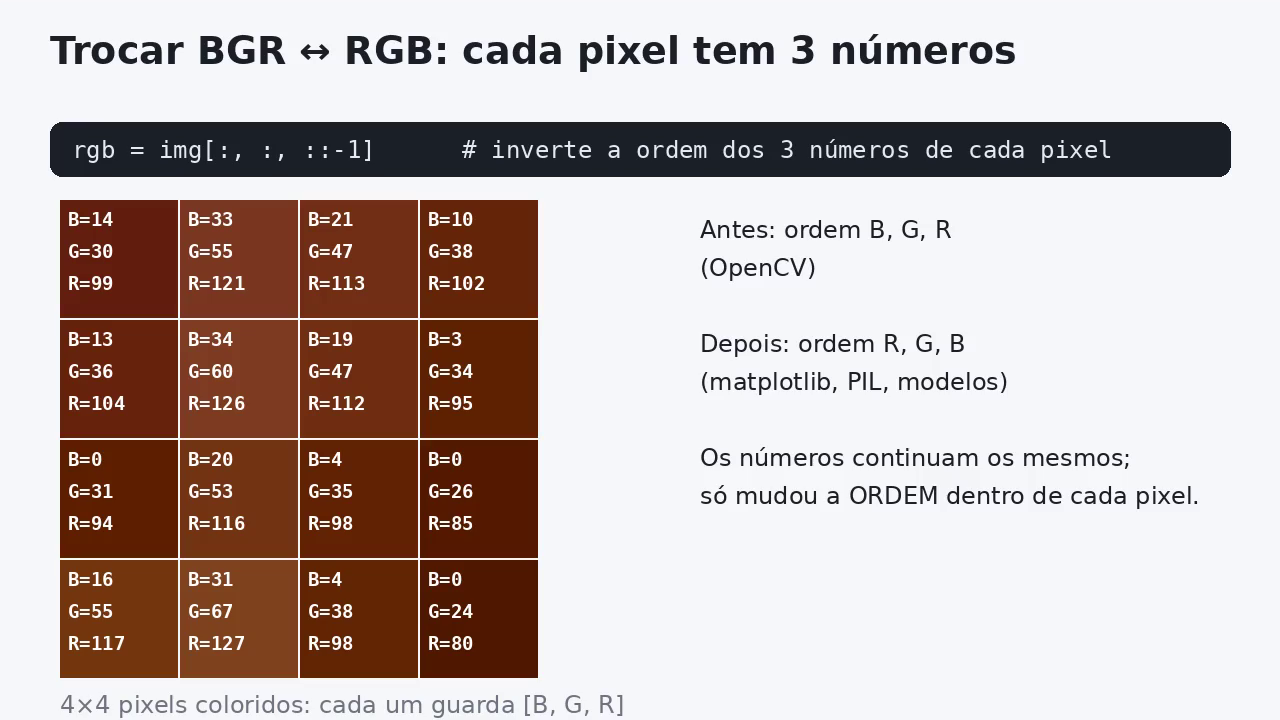
#> input picture frame 22 of 00_aula/animacoes/videos/bgr_rgb.mp4, 1280 x 720 px, given in place of dog.mp4, which was not available
$ python rescale_resize.py
#> lines starting #> are read from the running program, lines starting #| are printed output that depends on the picture
#> further down, frame is the input picture: shape (720, 1280, 3); mean B, G, R 177, 180.5, 194
"""Redimensionando imagens, vídeos e (opcionalmente) a resolução da webcam."""
from pathlib import Path

import cv2 as cv

RESOURCES = Path(__file__).resolve().parents[1] / "resources"


def rescale_frame(frame, scale=0.75):
    """Funciona para imagens, vídeos e vídeo ao vivo."""
#> called with scale = 0.2
    width = int(frame.shape[1] * scale)
#> width = 256
    height = int(frame.shape[0] * scale)
#> height = 144

    dimensions = (width, height)
#> dimensions = (256, 144)

    # INTER_AREA é a melhor opção para reduzir imagens
    return cv.resize(frame, dimensions, interpolation=cv.INTER_AREA)
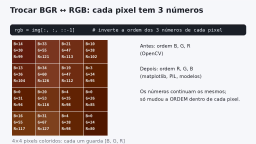
#> returned value: shape (144, 256, 3); mean of channels 0, 1, 2 176.9, 180.5, 194; drawn as B, G, R


def change_res(capture, width, height):
    """Só funciona com vídeo ao vivo (webcam), não com arquivos: cv.VideoCapture(0)."""
    capture.set(cv.CAP_PROP_FRAME_WIDTH, width)
    capture.set(cv.CAP_PROP_FRAME_HEIGHT, height)


# Lendo um vídeo
capture = cv.VideoCapture(str(RESOURCES / "videos" / "dog.mp4"))
if not capture.isOpened():
    raise SystemExit("Não foi possível abrir o vídeo.")

while True:
    is_true, frame = capture.read()
    if not is_true:  # fim do vídeo
        break

    frame_resized = rescale_frame(frame, scale=0.2)

    cv.imshow("Video", frame)
    cv.imshow("Video redimensionado", frame_resized)

    if cv.waitKey(20) & 0xFF == ord("d"):
#> (key Esc is pressed here)
        break

capture.release()
cv.destroyAllWindows()

$ run again, starting later in the video
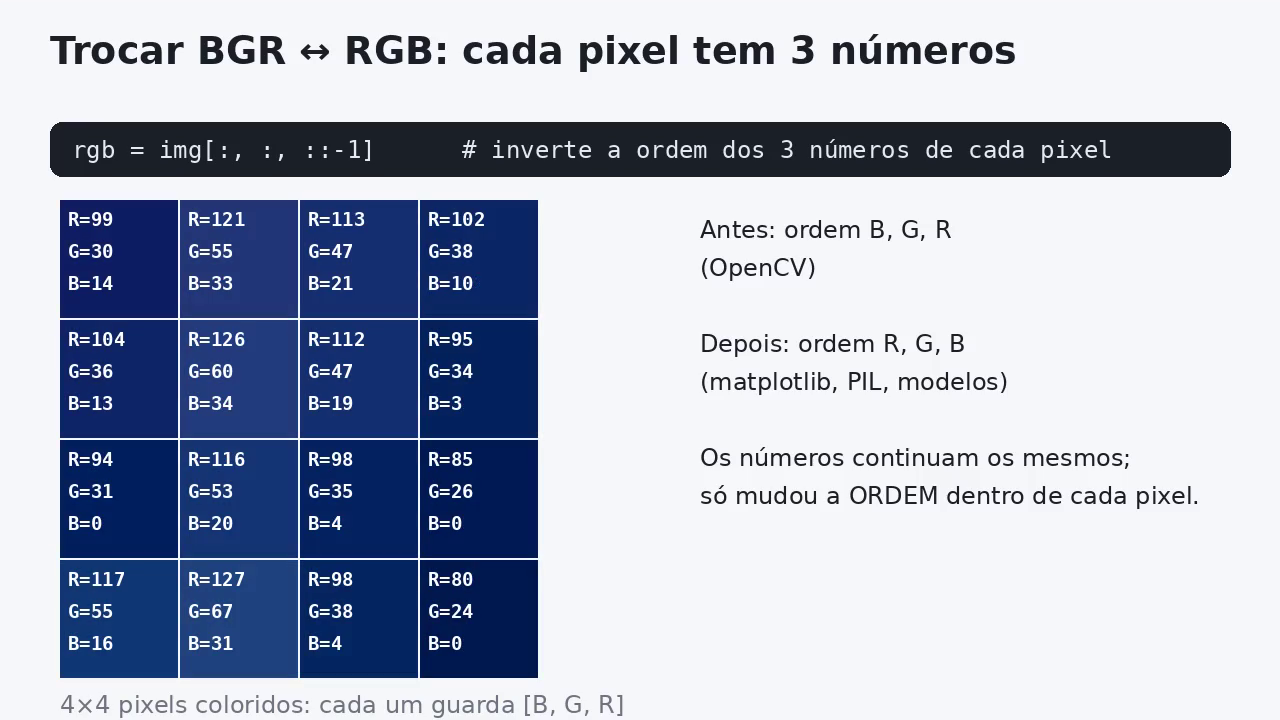
#> input picture frame 99 of 00_aula/animacoes/videos/bgr_rgb.mp4, 1280 x 720 px, given in place of dog.mp4, which was not available
#> frame is the input picture: shape (720, 1280, 3); mean B, G, R 197.6, 180.6, 173.4
#> in rescale_frame, `return cv.resize(frame, dimensions, interpolation=cv.INTER_AREA)`:
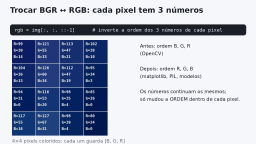
#> returned value: shape (144, 256, 3); mean of channels 0, 1, 2 197.6, 180.6, 173.4; drawn as B, G, R

$ run again, starting later in the video
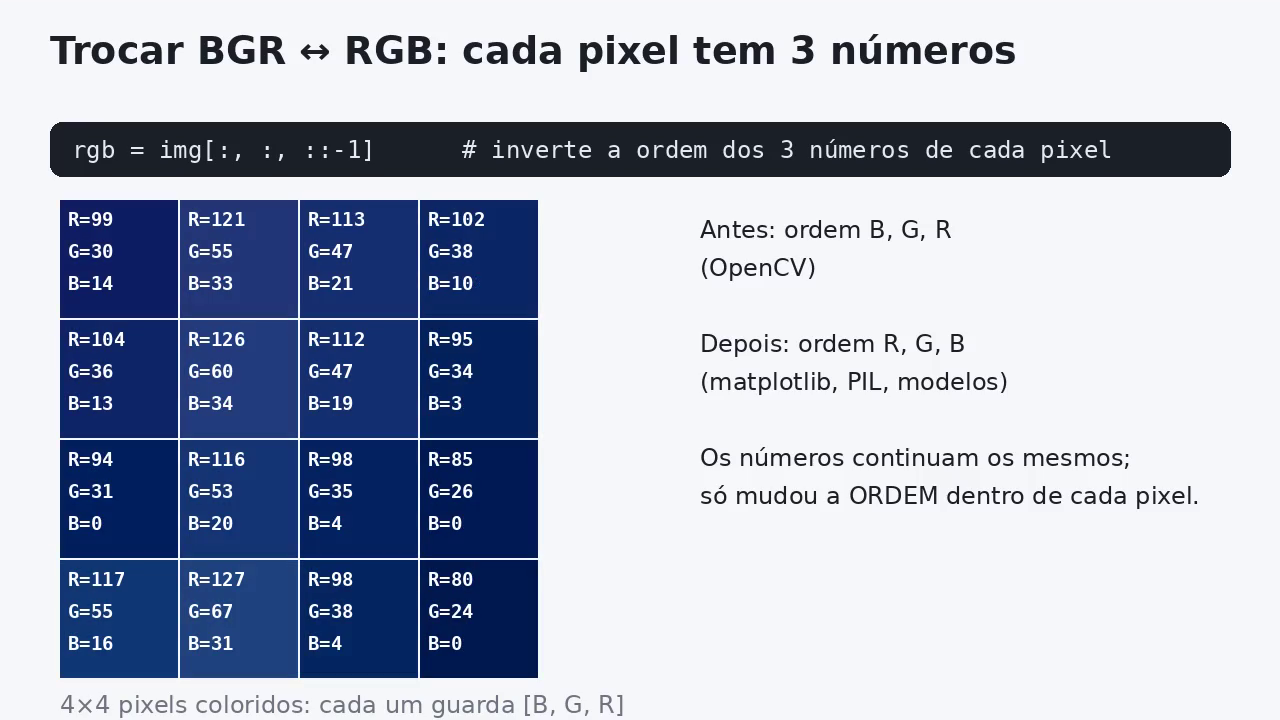
#> input picture frame 176 of 00_aula/animacoes/videos/bgr_rgb.mp4, 1280 x 720 px, given in place of dog.mp4, which was not available
#> frame is the input picture: shape (720, 1280, 3); mean B, G, R 197.6, 180.6, 173.4
#> in rescale_frame, `return cv.resize(frame, dimensions, interpolation=cv.INTER_AREA)`:
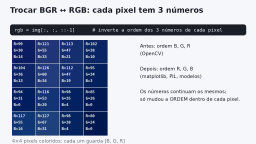
#> returned value: shape (144, 256, 3); mean of channels 0, 1, 2 197.6, 180.6, 173.4; drawn as B, G, R
